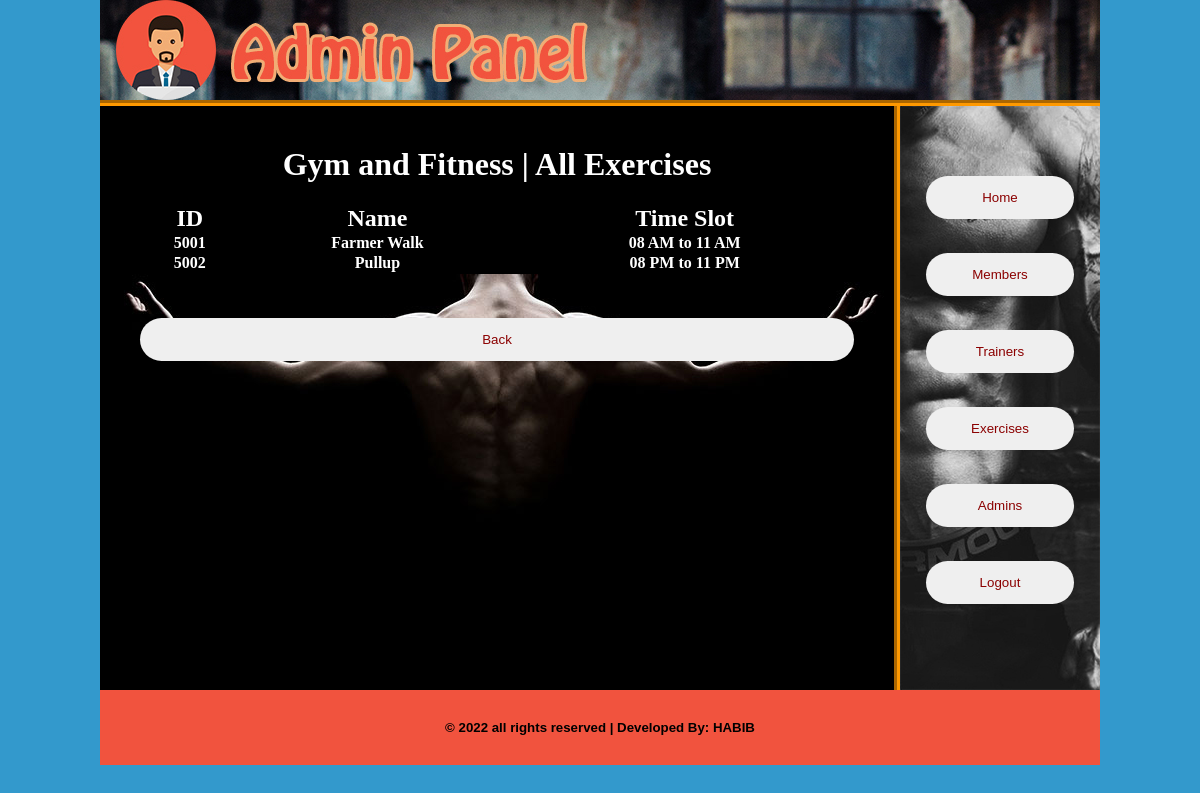
The page /view_all_exercises.php on the database its author committed.
### tables this page shows
CREATE TABLE `exercises` (
  `e_id` int(11) NOT NULL,
  `e_name` varchar(50) NOT NULL,
  `e_time` varchar(50) NOT NULL
);

### view_all_exercises.php (the view, shortened to what this page needs)
<!DOCTYPE html>
<html>
<head>
	<link rel="stylesheet" type="text/css" href="styles/style.css" media="all" />
	<link rel="stylesheet" type="text/css" href="styles/view_all_members.css" media="all" />
</head>
<body>
	<div class="wrapper">
		<div class="header">
			<a href="#"><img src="images/header.jpg"></a>
		</div>
		<div class="content_wrapper">
			<div class="right" style="background-image: url(images/right.jpg)">
				<div class="btn_hp">
					<br><br>
					<a href="home.php"><button>Home</button></a>
					<a href="members_button.php"><button>Members</button></a>
					<a href="trainers_button.php"><button>Trainers</button></a>
					<a href="exercises_button.php"><button>Exercises</button></a>
					<a href="admins_button.php"><button>Admins</button></a>
					<a href="index.php"><button>Logout</button></a>
				</div>
			</div>
			<div class="left" style="background-image: url(images/bg1.jpg)">
				<div class="middle">
					<center><label style="color: white;"><h1>Gym and Fitness | All Exercises</h1></label></center>
					<table border="2" align="center" width="714px" style="color:white; background-color: black; border-color: white;">
						<tr align="center">
							<td colspan="3"><h2></h2><br></td>
						</tr>
						<tr>
							<th><h2>ID</h2></th>
							<th><h2>Name</h2></th>
							<th><h2>Time Slot</h2></th>
						</tr>
						<?php
						require_once "connection.php";
						$sql = "SELECT * FROM exercises";
						$result = $conn->query($sql);
						if($result->num_rows>0)
						{
							while ($row_user = $result->fetch_assoc())
							{
								echo "<tr>
										<th>" . $row_user['e_id'] . "</th>
										<th>" . $row_user['e_name'] ."</th>
										<th>" . $row_user['e_time'] ."</th>
									</tr>";
							}
						}
						else
						{
							echo "No information available";
						}
						?>
					</table>
					<br><br>
					<a href="exercises_button.php"><button>Back</button></a>
				</div>
			</div>
		</div>
		<div class="footer">
			<h5 style="color:#000; padding-top:30px; text-align:center; font-family: Verdana, Geneva, sans-serif">&copy; 2022 all rights reserved | Developed By: <a href="#">HABIB</a></h5>
		</div>
	</div>
</body>
</html>

### styles/style.css (style rules this page uses)
html, body, div, span, applet, object, iframe, h1, h2, h3, h4, h5, h6, p, blockquote, pre, a, abbr, acronym, address, big, cite, code, del, dfn, em, img, ins, kbd, q, s, samp, small, strike, strong, sub, sup, tt, var, b, u, i, center, dl, dt, dd, ol, ul, li, fieldset, form, label, legend, table, caption, tbody, tfoot, thead, tr, th, td, article, aside, canvas, details, embed, figure, figcaption, footer, header, hgroup, menu, nav, output, ruby, section, summary, time, mark, audio, video { margin: 0; padding: 0; border: 0; vertical-align: baseline; }
body { background-color: #39C; background-repeat: no-repeat; }
.wrapper { width: 1000px; height: auto; margin: auto; }
.header { width: 1000px; height: 100px; background-color: #FFF; border-bottom: 6px groove #FF9900; }
.content_wrapper { width: 1000px; height: auto; background-color: #F96; }
.right { width: 200px; height: 584px; background-color: #1076a6; float: right; border-left: 6px groove #FF9900; }
.right a { text-decoration: none; color: #FFF; font-size: 18px; font-family: Arial Black; text-align: left; margin-bottom: 6px; display: block; padding: 6px; }
.left { width: 794px; height: 584px; background-color: #000; float: left; }
.footer { width: 1000px; height: 75px; background-color: #f1533e; color: #FFF; clear: both; }
.footer h5 a { text-decoration: none; color: #000; }

### styles/view_all_members.css (style rules this page uses)
.btn_hp { width: 160px; height: 544px; margin: 20px; background-color: transparent; border: none; }
button { width: 100%; color: darkred; padding: 14px 20px; margin: 8px 0; border: none; border-radius: 40px; cursor: pointer; }
.middle { width: 714px; height: 504px; background-color: transparent; margin: 40px; border: none; }

### rows shown on the page
exercises: e_id "5001", e_name "Farmer Walk", e_time "08 AM to 11 AM"
exercises: e_id "5002", e_name "Pullup", e_time "08 PM to 11 PM"
